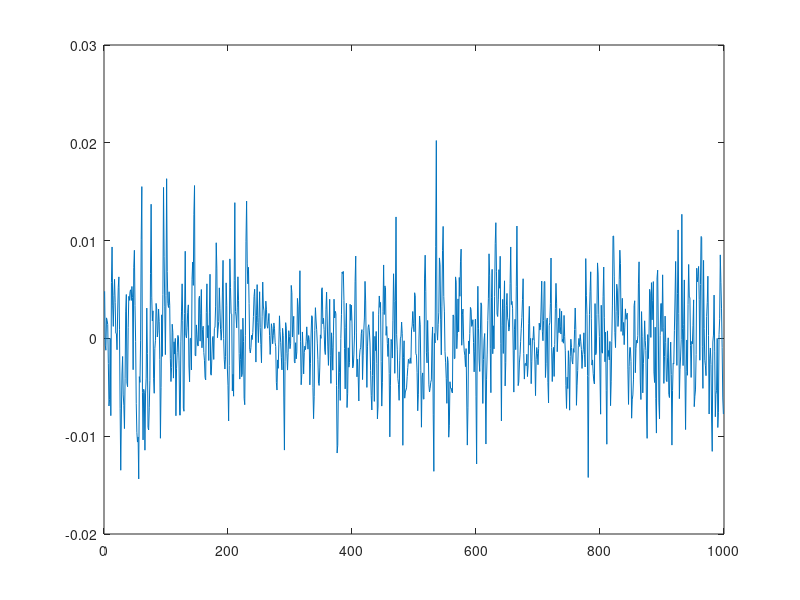

The MATLAB script that drew this image: (Note: this script raises an error after producing the figure.)
load('forexdata.mat')
gbpusd = gbpusdhrkdata{1};
usdhrk = gbpusdhrkdata{2};
gbphrk = gbpusdhrkdata{3};

%only run on part of data to speed things up

x=gbpusd(1:1000);
y=usdhrk(1:1000);
z=gbphrk(1:1000);

xreturn = x(2:1000)-x(1:999);
yreturn = y(2:1000)-y(1:999);
zreturn = z(2:1000)-z(1:999);

plot(xreturn)

xreturn_sd = xreturn/sqrt(var(xreturn));
yreturn_sd = yreturn/sqrt(var(yreturn));
zreturn_sd = zreturn/sqrt(var(zreturn));

all_tests(abs(xreturn_sd'),abs(yreturn_sd'),abs(zreturn_sd'),1,1000,0.05)

all_tests(sign(xreturn_sd'),sign(yreturn_sd'),sign(zreturn_sd'),1,1000,0.05)





% SANITY CHECK - run the above but with the subsets of data chosen so that
% they are all definitely independent


%only run on part of data to speed things up

x=gbpusd(1:1000);
y=usdhrk(1001:2000);
z=gbphrk(2001:3000);

xreturn = x(2:1000)-x(1:999);
yreturn = y(2:1000)-y(1:999);
zreturn = z(2:1000)-z(1:999);

xreturn_sd = xreturn/sqrt(var(xreturn));
yreturn_sd = yreturn/sqrt(var(yreturn));
zreturn_sd = zreturn/sqrt(var(zreturn));

all_tests(abs(xreturn_sd'),abs(yreturn_sd'),abs(zreturn_sd'),1,1000,0.05)

all_tests(sign(xreturn_sd'),sign(yreturn_sd'),sign(zreturn_sd'),1,1000,0.05)